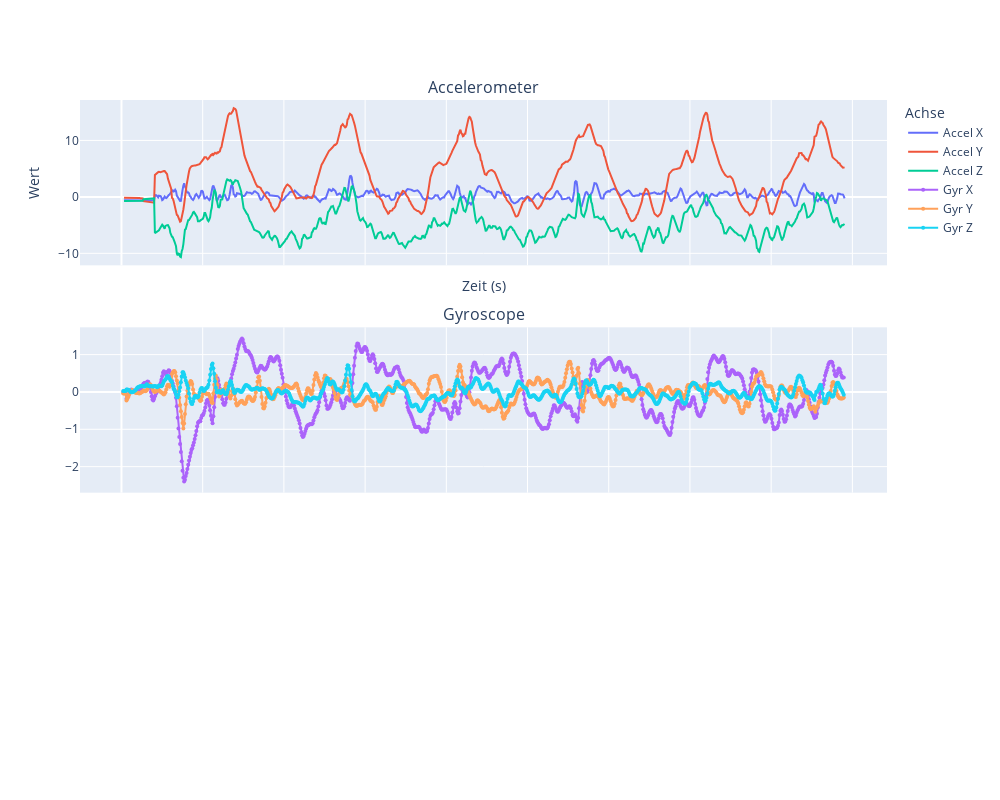

The cell this chart's notebook holds for it:
### Markdown cell above
Plotten Kniebeuge

### Code cell
compare_acc_gyr(acc_sq,gyr_sq)

### Figure 1 — Plotly figure (JSON) as saved in the notebook; plotly's stock layout.template omitted (floating-point values rounded to 4 significant figures; data arrays with more than 128 entries replaced by an {"elided": "..."} marker saying what was removed)
{"data": [{"name": "Accel X", "type": "scatter", "x": {"elided": "888 float values"}, "y": {"elided": "888 float values"}}, {"name": "Accel Y", "type": "scatter", "x": {"elided": "888 float values"}, "y": {"elided": "888 float values"}}, {"name": "Accel Z", "type": "scatter", "x": {"elided": "888 float values"}, "y": {"elided": "888 float values"}}, {"marker": {"size": 4}, "mode": "lines+markers", "name": "Gyr X", "type": "scatter", "x": {"elided": "888 float values"}, "xaxis": "x2", "y": {"elided": "888 float values"}, "yaxis": "y2"}, {"marker": {"size": 4}, "mode": "lines+markers", "name": "Gyr Y", "type": "scatter", "x": {"elided": "888 float values"}, "xaxis": "x2", "y": {"elided": "888 float values"}, "yaxis": "y2"}, {"marker": {"size": 4}, "mode": "lines+markers", "name": "Gyr Z", "type": "scatter", "x": {"elided": "888 float values"}, "xaxis": "x2", "y": {"elided": "888 float values"}, "yaxis": "y2"}], "layout": {"annotations": [{"font": {"size": 16}, "showarrow": false, "text": "Accelerometer", "x": 0.5, "xanchor": "center", "xref": "paper", "y": 1, "yanchor": "bottom", "yref": "paper"}, {"font": {"size": 16}, "showarrow": false, "text": "Gyroscope", "x": 0.5, "xanchor": "center", "xref": "paper", "y": 0.6333, "yanchor": "bottom", "yref": "paper"}], "height": 800, "legend": {"title": {"text": "Achse"}}, "width": 1000, "xaxis": {"anchor": "y", "domain": [0, 1], "matches": "x3", "showticklabels": false, "title": {"text": "Zeit (s)"}}, "xaxis2": {"anchor": "y2", "domain": [0, 1], "matches": "x3", "showticklabels": false}, "xaxis3": {"anchor": "y3", "domain": [0, 1]}, "yaxis": {"anchor": "x", "domain": [0.7333, 1], "title": {"text": "Wert"}}, "yaxis2": {"anchor": "x2", "domain": [0.3667, 0.6333]}, "yaxis3": {"anchor": "x3", "domain": [0, 0.2667]}}}
